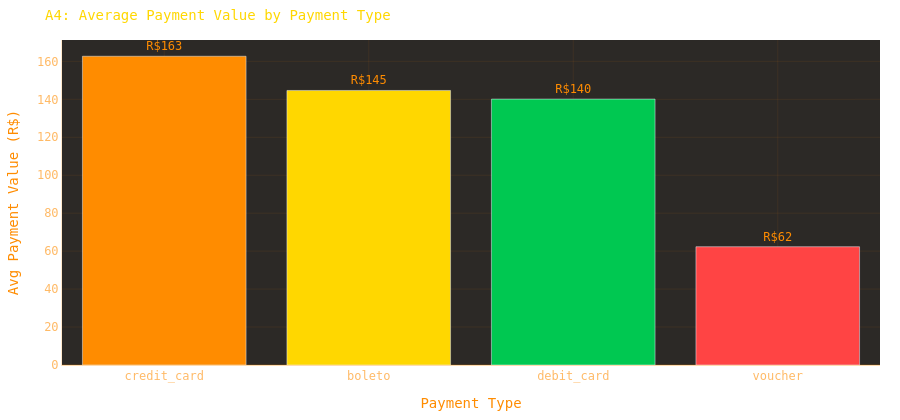

Notebook cell for this chart:
### Markdown cell above
### A4: Voucher orders have lower AOV
**Hypothesis:** Vouchers are often promotional/discount, so order values are smaller.  
**Test:** Average payment value by payment type.

### Code cell
# A4: AOV by payment type
a4 = (
    mart_df
    .groupby("payment_type")
    .agg(
        avg_value=("payment_value", "mean"),
        median_value=("payment_value", "median"),
        total_revenue=("payment_value", "sum"),
        count=("payment_value", "count"),
    )
    .sort_values("avg_value", ascending=False)
    .reset_index()
)
print(a4.to_string(index=False))

fig = px.bar(
    a4, x="payment_type", y="avg_value",
    text=a4["avg_value"].apply(lambda v: f"R${v:,.0f}"),
    title="A4: Average Payment Value by Payment Type",
    labels={"payment_type": "Payment Type", "avg_value": "Avg Payment Value (R$)"},
    color="payment_type",
    color_discrete_map=TYPE_COLORS,
)
fig.update_traces(textposition="outside")
fig.update_layout(**layout(height=420, showlegend=False))
fig.show()

### Figure 1 — Plotly figure (JSON) as saved in the notebook; plotly's stock layout.template omitted (floating-point values rounded to 4 significant figures)
{"data": [{"hovertemplate": "Payment Type=%{x}<br>Avg Payment Value (R$)=%{y}<br>text=%{text}<extra></extra>", "legendgroup": "credit_card", "marker": {"color": "#FF8C00", "pattern": {"shape": ""}}, "name": "credit_card", "orientation": "v", "showlegend": true, "text": ["R$163"], "textposition": "outside", "type": "bar", "x": ["credit_card"], "xaxis": "x", "y": [162.7], "yaxis": "y"}, {"hovertemplate": "Payment Type=%{x}<br>Avg Payment Value (R$)=%{y}<br>text=%{text}<extra></extra>", "legendgroup": "boleto", "marker": {"color": "#FFD700", "pattern": {"shape": ""}}, "name": "boleto", "orientation": "v", "showlegend": true, "text": ["R$145"], "textposition": "outside", "type": "bar", "x": ["boleto"], "xaxis": "x", "y": [144.7], "yaxis": "y"}, {"hovertemplate": "Payment Type=%{x}<br>Avg Payment Value (R$)=%{y}<br>text=%{text}<extra></extra>", "legendgroup": "debit_card", "marker": {"color": "#00C851", "pattern": {"shape": ""}}, "name": "debit_card", "orientation": "v", "showlegend": true, "text": ["R$140"], "textposition": "outside", "type": "bar", "x": ["debit_card"], "xaxis": "x", "y": [140.1], "yaxis": "y"}, {"hovertemplate": "Payment Type=%{x}<br>Avg Payment Value (R$)=%{y}<br>text=%{text}<extra></extra>", "legendgroup": "voucher", "marker": {"color": "#FF4444", "pattern": {"shape": ""}}, "name": "voucher", "orientation": "v", "showlegend": true, "text": ["R$62"], "textposition": "outside", "type": "bar", "x": ["voucher"], "xaxis": "x", "y": [62.33], "yaxis": "y"}], "layout": {"barmode": "relative", "colorway": ["#FF8C00", "#FFD700", "#00C851", "#FF4444", "#00BFFF", "#BF00FF", "#FF69B4"], "font": {"color": "#FF8C00", "family": "Space Mono, monospace", "size": 12}, "height": 420, "legend": {"bgcolor": "rgba(0,0,0,0)", "font": {"color": "rgba(255,140,0,0.7)"}, "title": {"text": "Payment Type"}, "tracegroupgap": 0}, "margin": {"b": 40, "l": 40, "r": 20, "t": 40}, "paper_bgcolor": "rgba(0,0,0,0)", "plot_bgcolor": "rgba(8,4,0,0.85)", "showlegend": false, "title": {"font": {"color": "#FFD700", "size": 14}, "text": "A4: Average Payment Value by Payment Type"}, "xaxis": {"anchor": "y", "categoryarray": ["credit_card", "boleto", "debit_card", "voucher"], "categoryorder": "array", "domain": [0.0, 1.0], "gridcolor": "rgba(255,140,0,0.08)", "linecolor": "rgba(255,140,0,0.2)", "tickfont": {"color": "rgba(255,140,0,0.6)"}, "title": {"text": "Payment Type"}, "zerolinecolor": "rgba(255,140,0,0.15)"}, "yaxis": {"anchor": "x", "domain": [0.0, 1.0], "gridcolor": "rgba(255,140,0,0.08)", "linecolor": "rgba(255,140,0,0.2)", "tickfont": {"color": "rgba(255,140,0,0.6)"}, "title": {"text": "Avg Payment Value (R$)"}, "zerolinecolor": "rgba(255,140,0,0.15)"}}}
